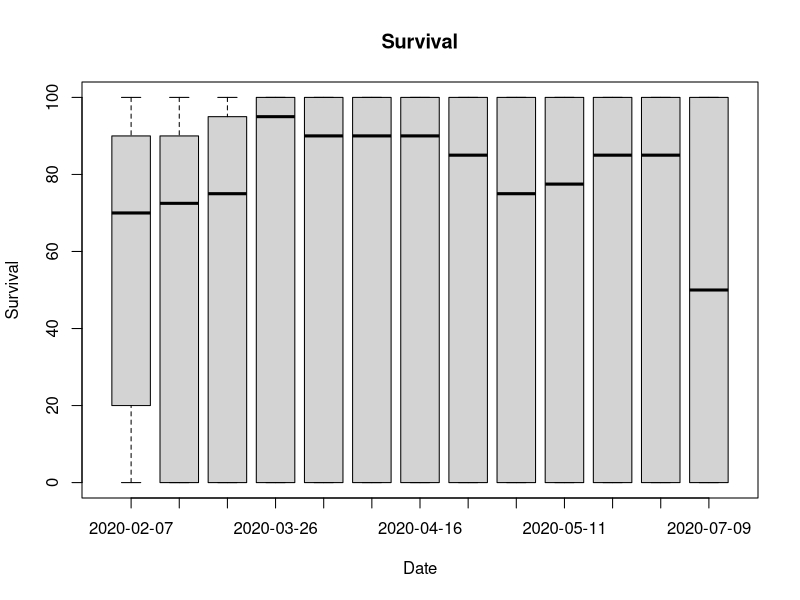
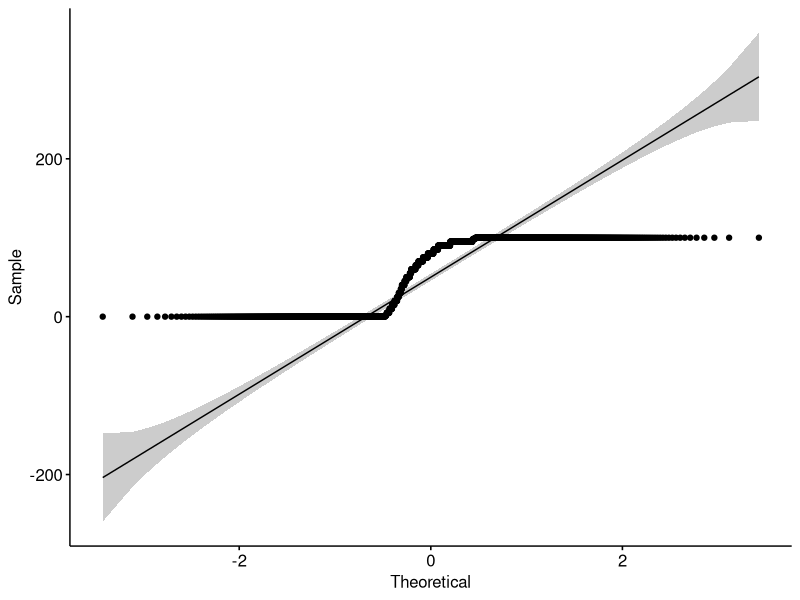
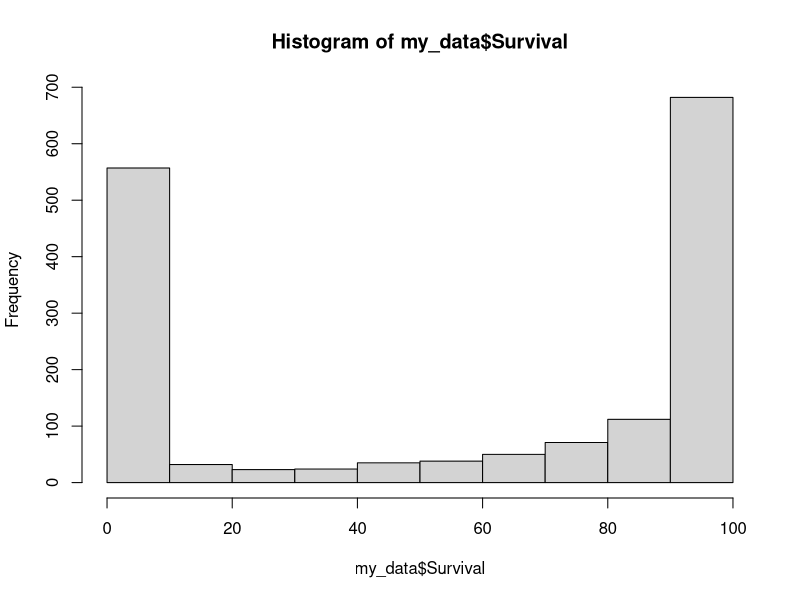

Write R code to recreate these figures, in order. (Note: this script raises an error after producing the figures.)
# loading libraries
library("readxl")
library("tidyverse")
library("lattice")
library("rstatix")
library("ggpubr")
library("lme4")
library("fitdistrplus")
library("lmerTest")

# loading xls files
my_data <- read_excel("ImageJ_R.xlsx", sheet = 2)

# combining relevant sheets of excel file
for (i in 3:19) {
  temp <- read_excel("ImageJ_R.xlsx", sheet = i)
  my_data <- rbind(my_data, temp)
  print(i)
}

# removing unnecessary columns
my_data <- my_data[c(1,3,5,18)]

startdate <- as.Date("2020-02-07","%Y-%m-%d")
my_data$Date2 <- as.numeric(difftime(my_data$Date,startdate ,units="days"), units="days")

my_data = my_data %>% 
  rename(
    Survival = `Survival (%)`
  )

# removing rows containing NAs (so the rows that don't contain the average values for brightness/Survival)
my_data <- na.omit(my_data)

# write.csv(my_data,"test.csv", row.names = FALSE)

## check repeated measures ANOVA requirements

# visualising data with box plots

boxplot(my_data$`Survival` ~ my_data$Date,
        data=my_data, 
        main="Survival", 
        xlab="Date", 
        ylab="Survival")

# normality tests
ggqqplot(my_data, x = "Survival")

hist(my_data$Survival)

shapiro_test(my_data$Survival)

# not normal -> sqrt transformation
my_data <- transform(my_data, `SQRT Survival`= sqrt(Survival))

ggqqplot(my_data, x = "SQRT.Survival")

hist(my_data$SQRT.Survival)

shapiro_test(my_data$SQRT.Survival)

# still not normal -> log10 transformation
my_data <- transform(my_data, LOG10.Survival= log(Survival))

ggqqplot(my_data, x = "LOG10.Survival")

hist(my_data$LOG10.Survival)

shapiro_test(my_data$LOG10.Survival)

# still not normal -> 1/x transformation
my_data <- transform(my_data, INVERSE.Survival= 1/Survival)

ggqqplot(my_data, x = "INVERSE.Survival")

hist(my_data$INVERSE.Survival)

shapiro_test(my_data$INVERSE.Survival)

# Testing which distribution fits the data best

test <- fitdist(my_data$Survival, "norm")
plot(test)
test$aic

test <- fitdist(my_data$Survival, "lnorm")
plot(test)
test$aic

test <- fitdist(my_data$Survival, "pois")
plot(test)
test$aic

test <- fitdist(my_data$Survival, "exp")
plot(test)
test$aic

test <- fitdist(my_data$Survival, "gamma")
plot(test)
test$aic

test <- fitdist(my_data$Survival, "nbinom")
plot(test)
test$aic

test <- fitdist(my_data$Survival, "geom")
plot(test)
test$aic

test <- fitdist((my_data$Survival/100), "beta", method = "mme")
plot(test)
test$aic

test <- fitdist(my_data$Survival, "unif")
plot(test)
test$aic

test <- fitdist(my_data$Survival, "logis")
plot(test)
test$aic

# A beta distribution fits best, so this will be used in the model

# Generalized Linear Mixed Model with Repeated Measures

#Model <- glmer(Survival~Origin+Date2 + (1|Structure), family=gaussian, data=my_data)
#print(summary(Model),correlation=FALSE)

Model2 <- glmer(Survival~Origin+Date2 + (1|Structure), family=gaussian, data=my_data)
plot(Model2)
print(summary(Model2),correlation=FALSE)
